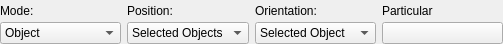
<?xml version="1.0" encoding="UTF-8"?>
<ui version="4.0">
 <class>NavigationToolbar</class>
 <widget class="QWidget" name="NavigationToolbar">
  <property name="geometry">
   <rect>
    <x>0</x>
    <y>0</y>
    <width>503</width>
    <height>44</height>
   </rect>
  </property>
  <property name="windowTitle">
   <string>Form</string>
  </property>
  <layout class="QGridLayout" name="gridLayout">
   <property name="leftMargin">
    <number>0</number>
   </property>
   <property name="topMargin">
    <number>0</number>
   </property>
   <property name="rightMargin">
    <number>0</number>
   </property>
   <property name="bottomMargin">
    <number>0</number>
   </property>
   <property name="horizontalSpacing">
    <number>6</number>
   </property>
   <property name="verticalSpacing">
    <number>0</number>
   </property>
   <item row="0" column="2">
    <widget class="QLabel" name="label_3">
     <property name="text">
      <string>Orientation:</string>
     </property>
    </widget>
   </item>
   <item row="1" column="1">
    <widget class="QComboBox" name="positionComboBox">
     <item>
      <property name="text">
       <string>Selected Objects</string>
      </property>
     </item>
     <item>
      <property name="text">
       <string>Parent Object</string>
      </property>
     </item>
     <item>
      <property name="text">
       <string>Custom Object</string>
      </property>
     </item>
     <item>
      <property name="text">
       <string>Root</string>
      </property>
     </item>
    </widget>
   </item>
   <item row="0" column="1">
    <widget class="QLabel" name="label_2">
     <property name="text">
      <string>Position:</string>
     </property>
    </widget>
   </item>
   <item row="0" column="3">
    <widget class="QLabel" name="label_4">
     <property name="text">
      <string>Particular</string>
     </property>
    </widget>
   </item>
   <item row="1" column="3">
    <widget class="QPushButton" name="particularButton">
     <property name="text">
      <string/>
     </property>
     <property name="checkable">
      <bool>true</bool>
     </property>
    </widget>
   </item>
   <item row="1" column="2">
    <widget class="QComboBox" name="orientationComboBox">
     <item>
      <property name="text">
       <string>Selected Object</string>
      </property>
     </item>
     <item>
      <property name="text">
       <string>Parent Object</string>
      </property>
     </item>
     <item>
      <property name="text">
       <string>Custom</string>
      </property>
     </item>
     <item>
      <property name="text">
       <string>Root</string>
      </property>
     </item>
    </widget>
   </item>
   <item row="1" column="0">
    <widget class="QComboBox" name="modeComboBox">
     <item>
      <property name="text">
       <string>Object</string>
      </property>
     </item>
     <item>
      <property name="text">
       <string>Axes</string>
      </property>
     </item>
    </widget>
   </item>
   <item row="0" column="0">
    <widget class="QLabel" name="label">
     <property name="text">
      <string>Mode:</string>
     </property>
    </widget>
   </item>
  </layout>
 </widget>
 <resources/>
 <connections/>
</ui>
